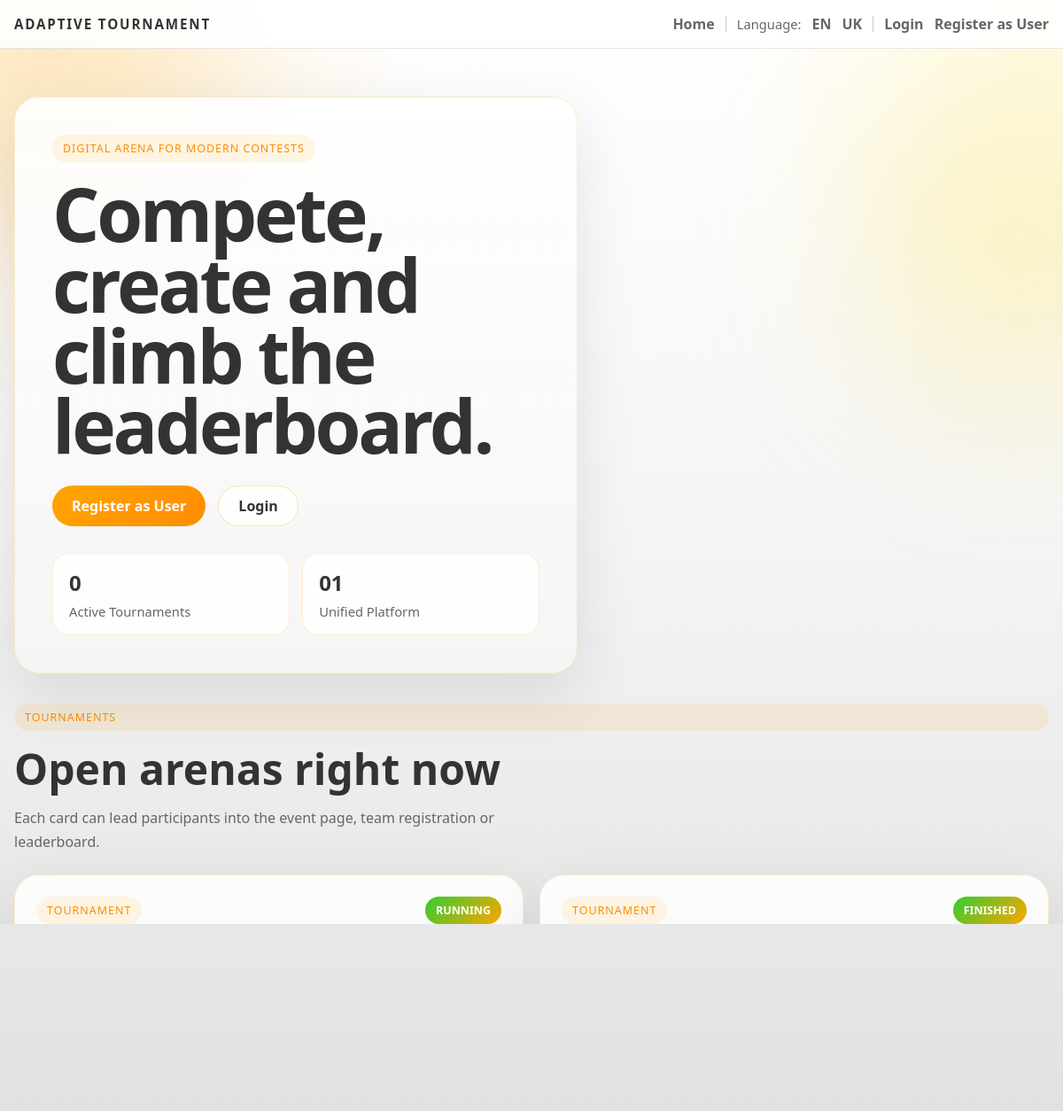
Before: / with the older database file.
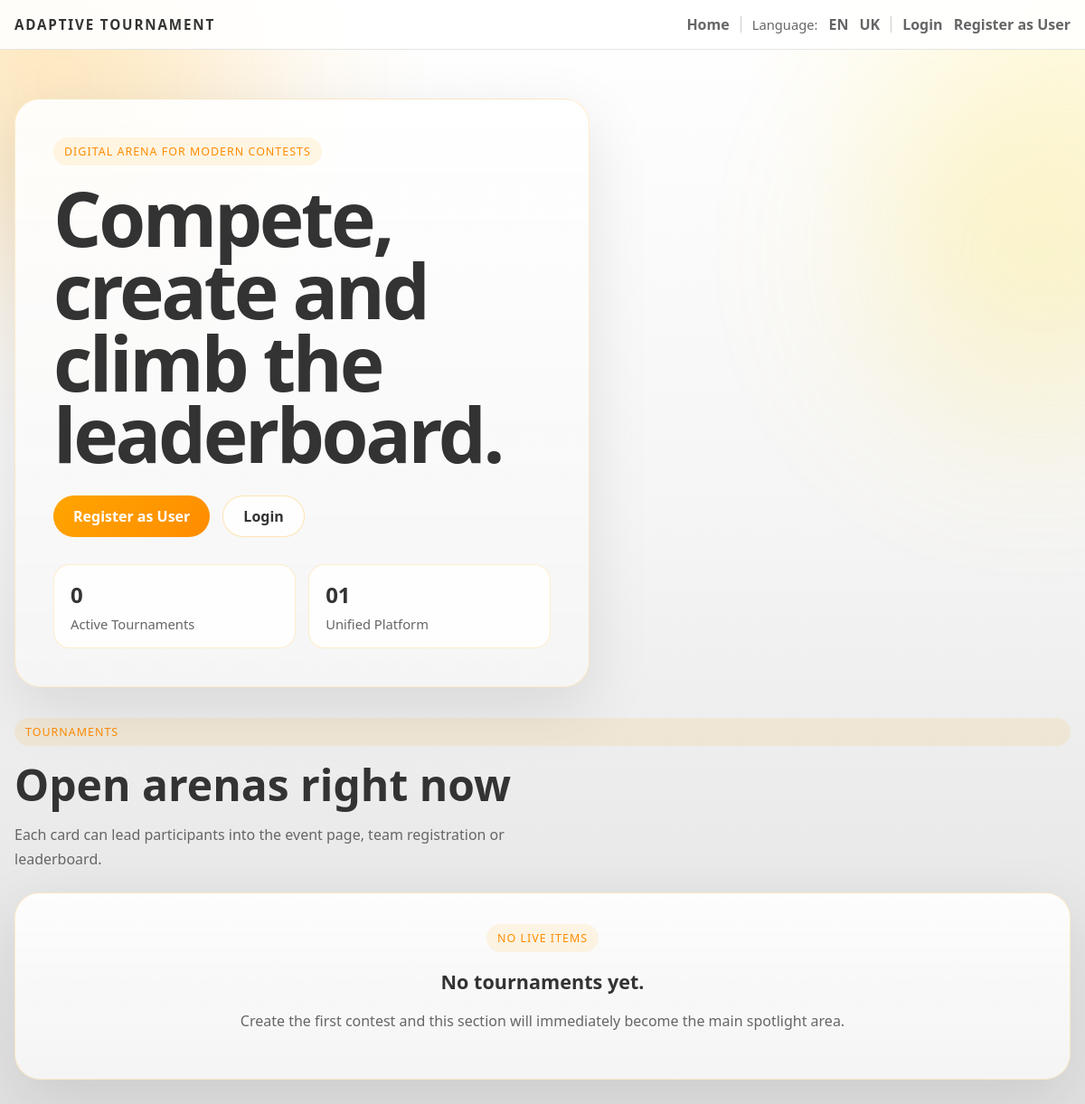
After: the same page with the newer database file.
### backend/models.py (models this page shows)
class Tournament(db.Model):
    id = db.Column(db.Integer, primary_key=True)
    name = db.Column(db.String(200), nullable=False)
    description = db.Column(db.Text)
    max_teams = db.Column(db.Integer)
    status = db.Column(db.String(30), default="Draft")
    rounds = db.relationship('Round', backref='tournament', lazy=True)

### backend/tournaments.py (the view)
def index():
    tournaments = Tournament.query.all()
    registration_tournaments_count = Tournament.query.filter(
        or_(
            Tournament.status.ilike('%register%'),
            Tournament.status.ilike('%registration%')
        )
    ).count()
    return render_template(
        'index.html',
        tournaments=tournaments,
        registration_tournaments_count=registration_tournaments_count
    )

### backend/app.py (called while the page is built)
@app.context_processor
def inject_user_processor():
    return inject_user()

@app.context_processor
def translation_processor():
    return translation()

### backend/app_helpers.py (called while the page is built)
def get_current_user():
    uid = session.get('user_id')
    if uid:
        return db.session.get(User, uid)
    return None

def inject_user():
    return {'get_current_user': get_current_user}

def translation():
    lang = session.get('language', 'en')
    def t(key, **kwargs):
        return get_text(key, lang, **kwargs)
    return {
        't': t,
        'lang': lang,
        'supported_languages': list(TRANSLATIONS.keys())
    }

### backend/translations.py (called while the page is built)
def get_text(key, lang='en', **kwargs):
    if lang not in TRANSLATIONS:
        lang = 'en'
    text = TRANSLATIONS[lang].get(key, TRANSLATIONS['en'].get(key, key))
    if kwargs:
        try:
            return text.format(**kwargs)
        except Exception:
            return text
    return text

### templates/index.html
{% extends 'base.html' %}
{% block head %}
  <link rel="stylesheet" href="/static/css/index.css">
{% endblock %}
{% block content %}
  <section class="hero-section">
    <div class="hero-copy">
      <div class="eyebrow">{{ t('digital_arena_eyebrow') }}</div>
      <h1 class="hero-title">{{ t('hero_title') }}</h1>
      <div class="hero-actions">
        <a href="/register" class="primary-button">{{ t('register') }}</a>
        <a href="/login" class="secondary-button">{{ t('login') }}</a>
      </div>
      <div class="hero-stats">
        <div class="stat-chip">
          <span class="stat-value">{{ registration_tournaments_count }}</span>
          <span class="stat-label">{{ t('active_tournaments') }}</span>
        </div>
        <div class="stat-chip">
          <span class="stat-value">01</span>
          <span class="stat-label">{{ t('unified_platform') }}</span>
        </div>
      </div>
    </div>
  </section>
  <section class="tournaments-section">
    <div class="section-heading">
      <span class="section-kicker">{{ t('tournaments') }}</span>
      <h2>{{ t('open_arenas_title') }}</h2>
      <p>{{ t('open_arenas_text') }}</p>
    </div>
    <div class="tournaments-grid">
      {% for t_item in tournaments %}
        <a href="/tournament/{{t_item.id}}" class="tournament-link">
          <article class="tournament-card">
            <div class="tournament-topline">
              <span class="tournament-pill">{{ t('tournament_card_label') }}</span>
              <span class="status-badge">{{t_item.status}}</span>
            </div>
            <h3 class="tournament-name">{{t_item.name}}</h3>
            <div class="tournament-footer">
              <span>{{ t('open_page') }}</span>
              <span class="arrow-mark">-></span>
            </div>
          </article>
        </a>
      {% else %}
        <div class="empty-state">
          <div class="empty-state-box">
            <span class="section-kicker">{{ t('no_live_items') }}</span>
            <h3>{{ t('no_tournaments') }}</h3>
            <p>{{ t('create_first_contest') }}</p>
          </div>
        </div>
      {% endfor %}
    </div>
  </section>
{% endblock %}

Changed rows visible on the page:
removed Tournament: t "TOURNAMENT", status "RUNNING"
removed Tournament: t "TOURNAMENT", status "FINISHED"
Other visible differences:
{{ t('no_live_items') }}: (not shown) → "NO LIVE ITEMS"
{{ t('no_tournaments') }}: (not shown) → "No tournaments yet."
{{ t('create_first_contest') }}: (not shown) → "Create the first contest and this section will immediately become the main spotlight area."
